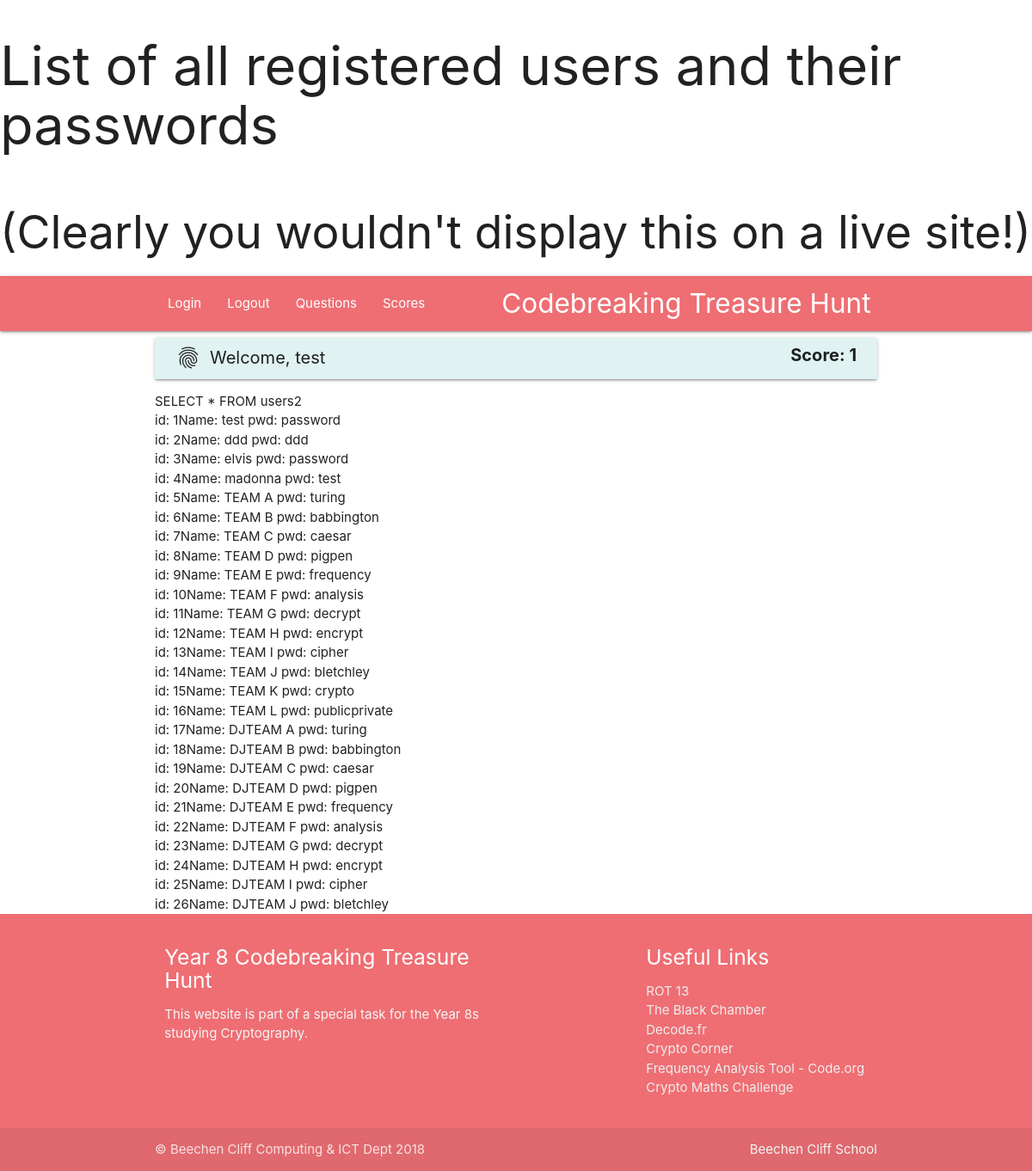
/listallusers.php (signed in), run on the app's committed database.
### tables this page shows
CREATE TABLE IF NOT EXISTS `users2` (
  `user_id` int(11) NOT NULL AUTO_INCREMENT,
  `username` varchar(100) NOT NULL,
  `password` varchar(100) NOT NULL,
  `FName` varchar(200) NOT NULL,
  `LName` varchar(200) NOT NULL,
  `Year` int(11) NOT NULL,
  `isStaff` tinyint(1) NOT NULL,
  `contact_info` text NOT NULL,
  `house_id` int(11) NOT NULL,
  PRIMARY KEY (`user_id`),
  KEY `house_id` (`house_id`)
);

### listallusers.php (the view, shortened to what this page needs)
<h1>List of all registered users and their passwords</h1>
<h2>(Clearly you wouldn't display this on a live site!)</h2>
<?php
include("includes/connectToDb.php");
include("includes/header.php");
$sql = "SELECT * FROM users2 " ;
echo $sql;
echo "<br>";
$result = $conn->query($sql);
if ($result->num_rows > 0) {
    while($row = $result->fetch_assoc()) {
        echo "id: " . $row["user_id"]. "Name: " . $row["username"]. " pwd: " . $row["password"]. "<br>";
    }
} else {
    echo "No data found!";
}
include("includes/footer.php"); ?>

### data on the page
users2: user_id "1", username "test", password "password"
users2: user_id "2", username "ddd", password "ddd"
users2: user_id "3", username "elvis", password "password"
users2: user_id "4", username "madonna", password "test"
users2: user_id "5", username "TEAM A", password "turing"
users2: user_id "6", username "TEAM B", password "babbington"
users2: user_id "7", username "TEAM C", password "caesar"
users2: user_id "8", username "TEAM D", password "pigpen"
users2: user_id "9", username "TEAM E", password "frequency"
users2: user_id "10", username "TEAM F", password "analysis"
users2: user_id "11", username "TEAM G", password "decrypt"
users2: user_id "12", username "TEAM H", password "encrypt"
users2: user_id "13", username "TEAM I", password "cipher"
users2: user_id "14", username "TEAM J", password "bletchley"
users2: user_id "15", username "TEAM K", password "crypto"
users2: user_id "16", username "TEAM L", password "publicprivate"
users2: user_id "17", username "DJTEAM A", password "turing"
users2: user_id "18", username "DJTEAM B", password "babbington"
users2: user_id "19", username "DJTEAM C", password "caesar"
users2: user_id "20", username "DJTEAM D", password "pigpen"
users2: user_id "21", username "DJTEAM E", password "frequency"
users2: user_id "22", username "DJTEAM F", password "analysis"
users2: user_id "23", username "DJTEAM G", password "decrypt"
users2: user_id "24", username "DJTEAM H", password "encrypt"
users2: user_id "25", username "DJTEAM I", password "cipher"
users2: user_id "26", username "DJTEAM J", password "bletchley"

### other printed values
$_SESSION["username"] "test"
$row["score"] "1"
$sql "SELECT * FROM users2"
